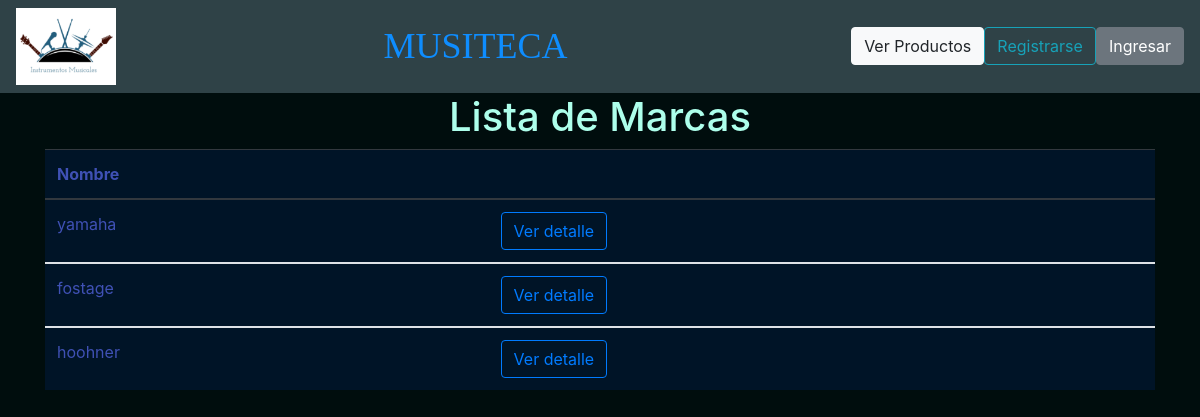
/lista_marca/, run on the app's committed database.
### home/models.py (models this page shows, shortened)
class Marca(models.Model):
	nombre = models.CharField(max_length = 100)
	origen = models.CharField(max_length = 100)
	garantia = models.CharField(max_length = 100)
	proveedor = models.ForeignKey(Proveedor, on_delete=models.CASCADE)

### home/views.py (the view)
# urls.py: path('lista_marca/',vista_lista_marca, name='vista_lista_marca'),
def vista_lista_marca(request):
	lista = Marca.objects.filter()
	return render(request, 'lista_marca.html', locals())

### templates/lista_marca.html
{% extends 'base.html'%}
{% block titulo%}
<h1>
	Lista de Marcas
</h1>
{% endblock %}
{% block contenido%}
<table class="table table-dark">
  <thead>
    <tr>
      <th scope="col">Nombre</th>
      <th scope="col"></th>
    </tr>
  </thead>
	{% for i in lista %}
  <tbody>
    <tr>
      <td>{{i.nombre}}</td>
      <td>
      	<div class="btn-group" role="group" aria-label="Basic example">
      	<a class="btn btn-outline-primary" href="/ver_marca/{{i.id}}" method="get">Ver detalle</a>
		</div>
	  </td>
    </tr>
  </tbody>
	{% endfor %}
{% endblock %}

### static/css/estilo.css (style rules this page uses)
a { color: #0BA5B9; }
body { background-color: #000D0D; }
h1 { color: #ADFFEB; text-align: center; ma }
.table { border: none; width: 100%; max-width: 100%; margin-bottom: 0rem; background-color: transparent; border-color: red; }
.table-dark { color: #3F51B5; background-color: #001427; }

### data on the page
Marca: nombre "yamaha"
Marca: nombre "fostage"
Marca: nombre "hoohner"
